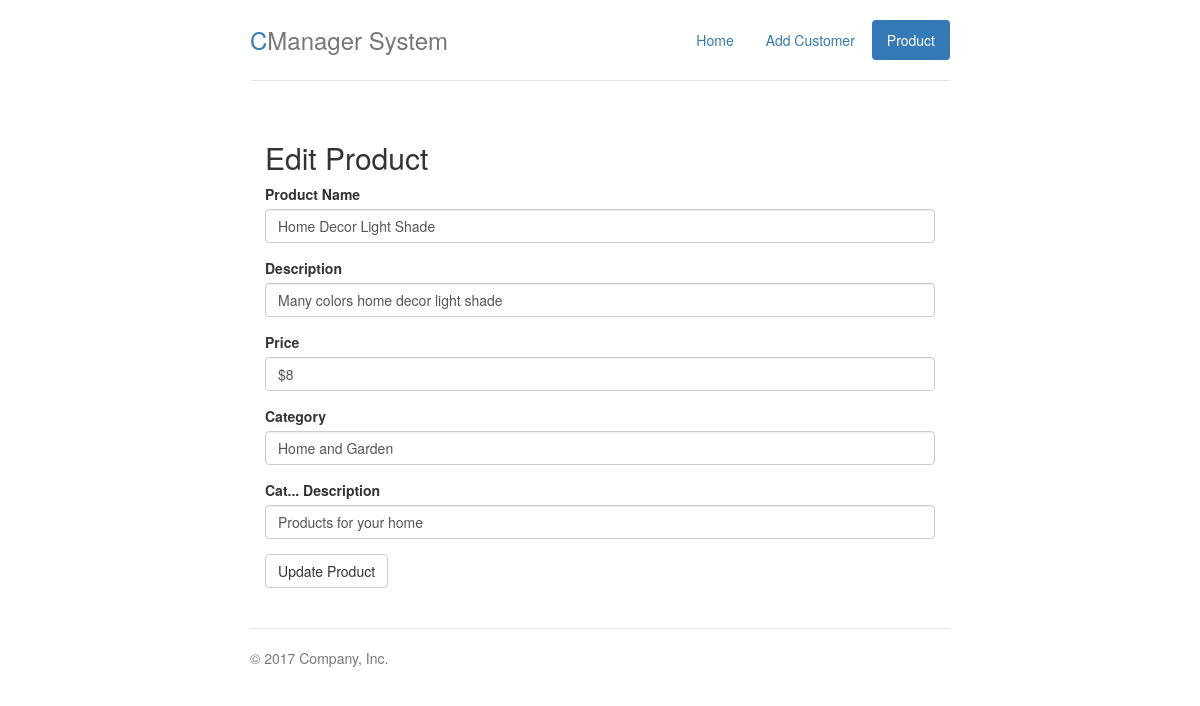
The app's page /edit_product.php?id=4 with its own data.
### tables this page shows
CREATE TABLE `product` (
  `id` int(11) NOT NULL,
  `name` varchar(100) NOT NULL,
  `description` text NOT NULL,
  `price` varchar(20) NOT NULL,
  `categories` int(11) NOT NULL,
  `image` varchar(150) NOT NULL,
  `c_date` timestamp NOT NULL DEFAULT CURRENT_TIMESTAMP
);

CREATE TABLE `product_categories` (
  `id` int(11) NOT NULL,
  `name2` varchar(50) DEFAULT NULL,
  `descr` text NOT NULL,
  `image` varchar(150) NOT NULL
);

### edit_product.php (the view, shortened to what this page needs)
<?php include('includes/database.php'); ?>
<?php
 $id=$_GET['id'];
$query="SELECT * FROM product INNER JOIN product_categories ON product_categories.id=product.categories WHERE product.id=$id";
if($result=$mysqli->query($query)){
    while($row=$result->fetch_assoc()){
        $name = $row['name'];
        $description=$row['description'];
        $price=$row['price'];
        $name2=$row['name2'];
        $descr=$row['descr'];
    }
}
?>
<!DOCTYPE html>
<html lang="en">
  <head>
    <link href="css/bootstrap.min.css" rel="stylesheet">
    <link href="css/style.css" rel="stylesheet">
    <link href="css/jubtron-narrow.css" rel="stylesheet">
  </head>
  <body>
    <div class="container">
      <div class="header clearfix">
        <nav>
          <ul class="nav nav-pills pull-right">
            <li role="presentation"><a href="index.php">Home</a></li>
            <li role="presentation"><a href="add_customer.php">Add Customer</a></li>
            <li role="presentation" class="active"><a href="add_product.php">Product</a></li>
          </ul>
        </nav>
        <h3 class="text-muted"><span style="color:#337AB7;">C</span>Manager System</h3>
      </div>
      <div class="row marketing">
        <div class="col-lg-12">
          <h2>Edit Product</h2>
            <form role="form" method="POST" action="edit_product.php?id=<?php echo $id; ?>">
             <div class="form-group">
                <label>Product Name</label>
                <input name="name" type="text" class="form-control" value="<?php echo $name; ?>" placeholder="Enter Product Name">
              </div>
              <div class="form-group">
                <label>Description</label>
                <input name="description" type="text" class="form-control" value="<?php echo $description; ?>" placeholder="Description">
              </div>
              <div class="form-group">
                <label>Price</label>
                <input name="price" type="text" class="form-control" value="<?php echo $price; ?>" placeholder="Enter Price">
              </div>
              <div class="form-group">
                <label>Category</label>
                <input name="name2" type="text" class="form-control" value="<?php echo $name2; ?>" placeholder="Enter Category">
              </div>
              <div class="form-group">
                <label>Cat... Description</label>
                <input name="descr" type="text" class="form-control" value="<?php echo $descr; ?>" placeholder="Enter Description">
              </div>
              <input type="submit" class="btn btn-default" value="Update Product">
           </form>
        </div>
      </div>
      <footer class="footer">
        <p>&copy; 2017 Company, Inc.</p>
      </footer>
    </div>
  </body>
</html>

### css/jubtron-narrow.css (style rules this page uses)
body { padding-top: 20px; padding-bottom: 20px; }
.header, .marketing, .footer { padding-right: 15px; padding-left: 15px; }
.header { padding-bottom: 20px; border-bottom: 1px solid #e5e5e5; }
.header h3 { margin-top: 0; margin-bottom: 0; line-height: 40px; }
.footer { padding-top: 19px; color: #777; border-top: 1px solid #e5e5e5; }
@media (min-width: 768px) { .container { max-width: 730px; } }
.marketing { margin: 40px 0; }
@media screen and (min-width: 768px) { .header, .marketing, .footer { padding-right: 0; padding-left: 0; } }
@media screen and (min-width: 768px) { .header { margin-bottom: 30px; } }

### records on screen
product: name "Home Decor Light Shade", description "Many colors home decor light shade", price "$8", name2 "Home and Garden", descr "Products for your home"
